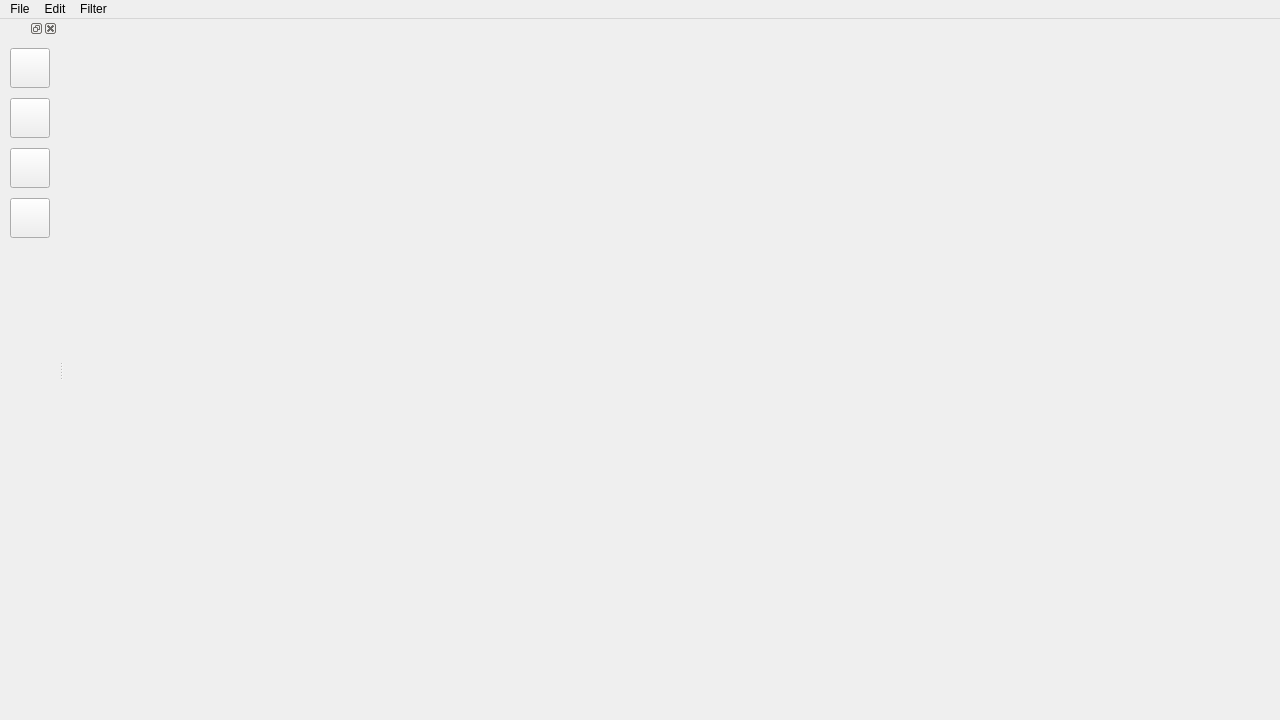
<?xml version="1.0" encoding="UTF-8"?>
<ui version="4.0">
 <class>MainWindow</class>
 <widget class="QMainWindow" name="MainWindow">
  <property name="enabled">
   <bool>true</bool>
  </property>
  <property name="geometry">
   <rect>
    <x>0</x>
    <y>0</y>
    <width>1280</width>
    <height>720</height>
   </rect>
  </property>
  <property name="windowTitle">
   <string>ImageShop</string>
  </property>
  <property name="autoFillBackground">
   <bool>true</bool>
  </property>
  <property name="styleSheet">
   <string notr="true"/>
  </property>
  <widget class="QWidget" name="centralWidget">
   <property name="enabled">
    <bool>true</bool>
   </property>
   <layout class="QHBoxLayout" name="horizontalLayout_2"/>
  </widget>
  <widget class="QMenuBar" name="menuBar">
   <property name="geometry">
    <rect>
     <x>0</x>
     <y>0</y>
     <width>1280</width>
     <height>22</height>
    </rect>
   </property>
   <widget class="QMenu" name="menuFile">
    <property name="title">
     <string>File</string>
    </property>
    <addaction name="cmdOpen"/>
    <addaction name="cmdSave"/>
    <addaction name="cmdClose"/>
   </widget>
   <widget class="QMenu" name="menuEdit">
    <property name="title">
     <string>Edit</string>
    </property>
    <addaction name="cmdUndo"/>
    <addaction name="cmdRedo"/>
    <addaction name="separator"/>
    <addaction name="cmdRGB_HSL"/>
   </widget>
   <widget class="QMenu" name="menuFilter">
    <property name="title">
     <string>Filter</string>
    </property>
    <addaction name="cmdBlack_White"/>
    <addaction name="cmdInvert"/>
    <addaction name="cmdPolarise"/>
   </widget>
   <addaction name="menuFile"/>
   <addaction name="menuEdit"/>
   <addaction name="menuFilter"/>
  </widget>
  <widget class="QDockWidget" name="dockTools">
   <attribute name="dockWidgetArea">
    <number>1</number>
   </attribute>
   <widget class="QWidget" name="dockWidgetContents_2">
    <property name="styleSheet">
     <string notr="true">s</string>
    </property>
    <widget class="QWidget" name="widget" native="true">
     <property name="geometry">
      <rect>
       <x>10</x>
       <y>0</y>
       <width>40</width>
       <height>674</height>
      </rect>
     </property>
     <property name="minimumSize">
      <size>
       <width>40</width>
       <height>0</height>
      </size>
     </property>
     <property name="styleSheet">
      <string notr="true"/>
     </property>
     <widget class="QPushButton" name="btnPointer">
      <property name="geometry">
       <rect>
        <x>0</x>
        <y>10</y>
        <width>40</width>
        <height>40</height>
       </rect>
      </property>
      <property name="minimumSize">
       <size>
        <width>40</width>
        <height>40</height>
       </size>
      </property>
      <property name="maximumSize">
       <size>
        <width>40</width>
        <height>40</height>
       </size>
      </property>
      <property name="text">
       <string/>
      </property>
      <property name="icon">
       <iconset resource="resource.qrc">
        <normaloff>:/new/images/images/cursor.png</normaloff>:/new/images/images/cursor.png</iconset>
      </property>
     </widget>
     <widget class="QPushButton" name="btnZoomIn">
      <property name="geometry">
       <rect>
        <x>0</x>
        <y>60</y>
        <width>40</width>
        <height>40</height>
       </rect>
      </property>
      <property name="minimumSize">
       <size>
        <width>40</width>
        <height>40</height>
       </size>
      </property>
      <property name="maximumSize">
       <size>
        <width>40</width>
        <height>40</height>
       </size>
      </property>
      <property name="text">
       <string/>
      </property>
      <property name="icon">
       <iconset resource="resource.qrc">
        <normaloff>:/new/images/images/zoomin.png</normaloff>:/new/images/images/zoomin.png</iconset>
      </property>
     </widget>
     <widget class="QPushButton" name="btnZoomOut">
      <property name="geometry">
       <rect>
        <x>0</x>
        <y>110</y>
        <width>40</width>
        <height>40</height>
       </rect>
      </property>
      <property name="minimumSize">
       <size>
        <width>40</width>
        <height>40</height>
       </size>
      </property>
      <property name="maximumSize">
       <size>
        <width>40</width>
        <height>40</height>
       </size>
      </property>
      <property name="text">
       <string/>
      </property>
      <property name="icon">
       <iconset resource="resource.qrc">
        <normaloff>:/new/images/images/zoomout.png</normaloff>:/new/images/images/zoomout.png</iconset>
      </property>
     </widget>
     <widget class="QPushButton" name="btnCrop">
      <property name="geometry">
       <rect>
        <x>0</x>
        <y>160</y>
        <width>40</width>
        <height>40</height>
       </rect>
      </property>
      <property name="minimumSize">
       <size>
        <width>40</width>
        <height>40</height>
       </size>
      </property>
      <property name="maximumSize">
       <size>
        <width>40</width>
        <height>40</height>
       </size>
      </property>
      <property name="text">
       <string/>
      </property>
      <property name="icon">
       <iconset resource="resource.qrc">
        <normaloff>:/new/images/images/crop.png</normaloff>:/new/images/images/crop.png</iconset>
      </property>
      <property name="iconSize">
       <size>
        <width>16</width>
        <height>16</height>
       </size>
      </property>
     </widget>
    </widget>
   </widget>
  </widget>
  <action name="cmdOpen">
   <property name="text">
    <string>Open..</string>
   </property>
  </action>
  <action name="cmdUndo">
   <property name="text">
    <string>Undo</string>
   </property>
  </action>
  <action name="cmdSave">
   <property name="text">
    <string>Save As...</string>
   </property>
  </action>
  <action name="cmdClose">
   <property name="text">
    <string>Close...</string>
   </property>
  </action>
  <action name="cmdRedo">
   <property name="text">
    <string>Redo</string>
   </property>
  </action>
  <action name="cmdCut">
   <property name="text">
    <string>Cut</string>
   </property>
  </action>
  <action name="cmdCopy">
   <property name="text">
    <string>Copy</string>
   </property>
  </action>
  <action name="cmdPaste">
   <property name="text">
    <string>Paste</string>
   </property>
  </action>
  <action name="cmdRotate_90">
   <property name="text">
    <string>Rotate 90</string>
   </property>
  </action>
  <action name="cmdLeft_Rotate_90">
   <property name="text">
    <string>Left Rotate 90</string>
   </property>
  </action>
  <action name="cmdFlip_Horizontal">
   <property name="text">
    <string>Flip Horizontal</string>
   </property>
  </action>
  <action name="cmdFlip_Vertical">
   <property name="text">
    <string>Flip Vertical</string>
   </property>
  </action>
  <action name="cmdRotate_90_Clockwise">
   <property name="text">
    <string>Rotate 90° Clockwise</string>
   </property>
  </action>
  <action name="cmdRotate_90_Counter_Clockwise">
   <property name="text">
    <string>Rotate 90° Counter Clockwise</string>
   </property>
  </action>
  <action name="cmdScale">
   <property name="text">
    <string>Scale</string>
   </property>
  </action>
  <action name="cmdBlack_White">
   <property name="text">
    <string>Black &amp;&amp; White</string>
   </property>
  </action>
  <action name="cmdInvert">
   <property name="text">
    <string>Invert</string>
   </property>
  </action>
  <action name="cmdPolarise">
   <property name="text">
    <string>Polarise</string>
   </property>
  </action>
  <action name="cmdRGB_HSL">
   <property name="text">
    <string>Image Channels</string>
   </property>
  </action>
 </widget>
 <layoutdefault spacing="6" margin="11"/>
 <resources>
  <include location="resource.qrc"/>
 </resources>
 <connections/>
</ui>
